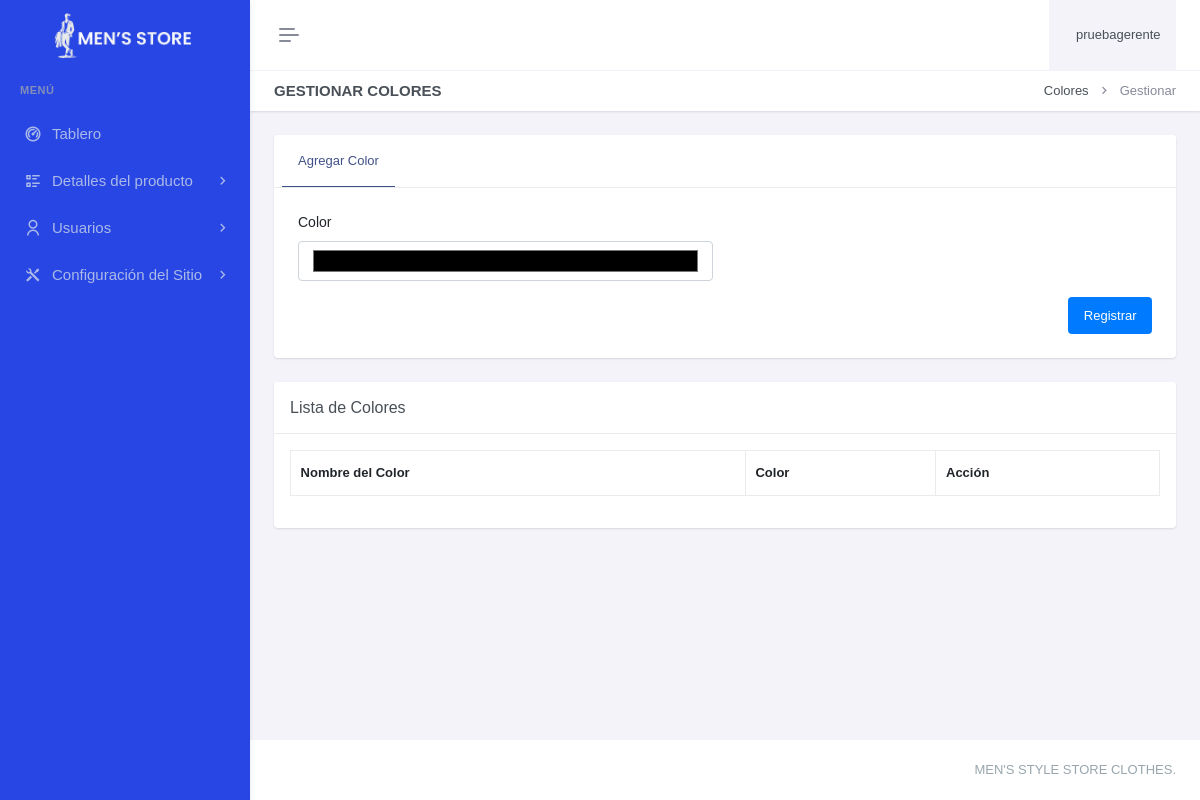
Page /paneladministrador/detallesproducto/color/gestionar-color.php (signed in) on the earlier database version.
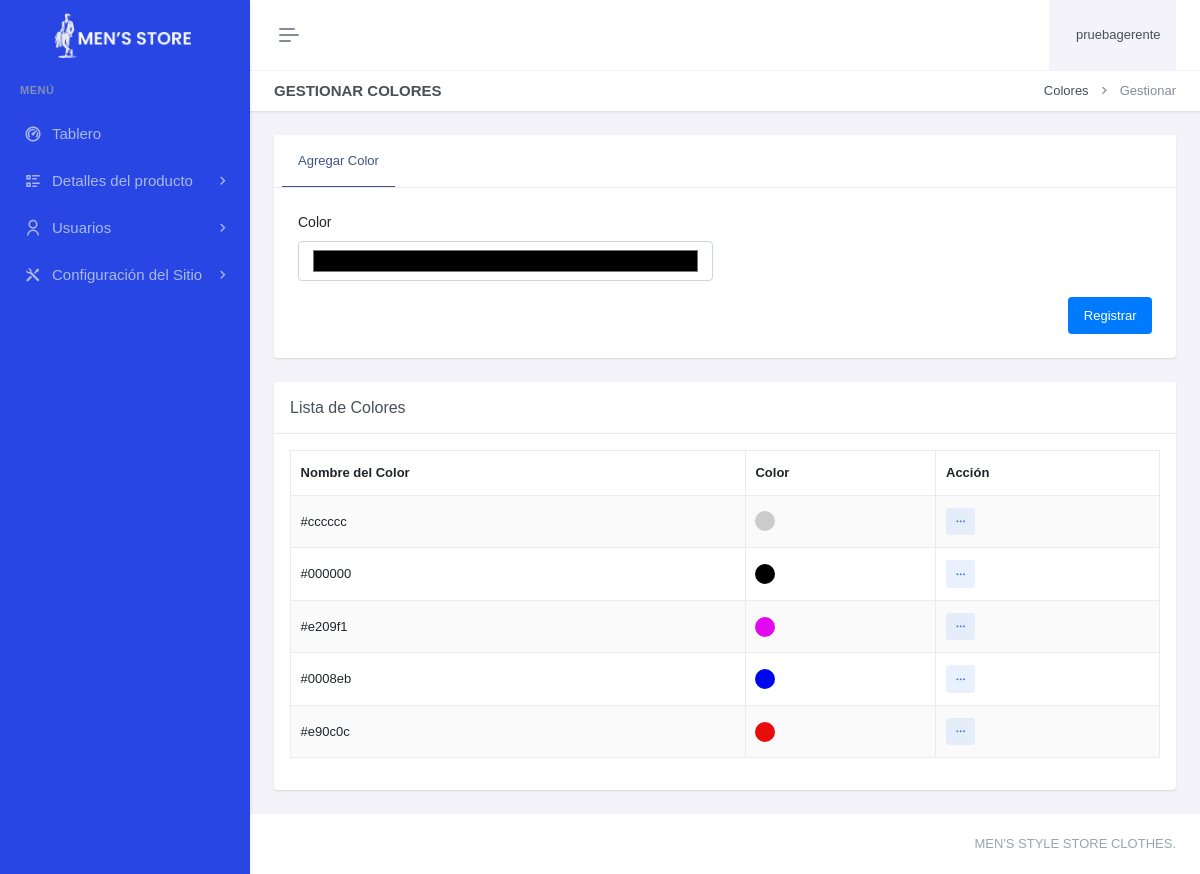
Same page on the later database version.
### tables this page shows
CREATE TABLE `color` (
  `colId` int(11) NOT NULL,
  `colNombre` varchar(30) DEFAULT NULL,
  `colFechaRegis` datetime DEFAULT current_timestamp()
);

### paneladministrador/detallesproducto/color/gestionar-color.php (the view, shortened to what the changed rows need)
<?php
include "../../header.php";
include "../../sidebar.php";
?>
<div class="main-content">
    <div class="page-content">
        <div class="container-fluid">
            <div class="row">
                <div class="col-xxl-9">
                    <div class="card mt-4">
                        <div class="card-body">
                            <table id="example" class="table table-bordered dt-responsive nowrap table-striped align-middle" style="width:100%">
                                <thead>
                                    <tr>
                                        <th>Nombre del Color</th>
                                        <th>Color</th>
                                        <th class="accion-col">Acción</th>
                                    </tr>
                                </thead>
                                <tbody>
                                    <?php
                                    $query = "SELECT * FROM color ORDER BY colId DESC";
                                    $result = mysqli_query($con, $query);
                                    while ($row = mysqli_fetch_assoc($result)) {
                                        echo "<tr>
                                                <td>{$row['colNombre']}</td>
                                                <td><div style='width: 20px; height: 20px; background-color: {$row['colNombre']}; border-radius: 50%;'></div></td>
                                                <td>
                                                    <div class='dropdown d-inline-block'>
                                                        <button class='btn btn-soft-secondary btn-sm dropdown' type='button' data-bs-toggle='dropdown' aria-expanded='false'>
                                                            <i class='ri-more-fill align-middle'></i>
                                                        </button>
                                                        <ul class='dropdown-menu dropdown-menu-end'>
                                                            <li><a href='editarcolor.php?id={$row['colId']}' class='dropdown-item edit-item-btn'><i class='ri-pencil-fill align-bottom me-2 text-muted'></i> Editar</a></li>
                                                            <li>
                                                                <a href='javascript:void(0);' class='dropdown-item remove-item-btn' onclick='confirmDelete({$row['colId']})'>
                                                                    <i class='ri-delete-bin-fill align-bottom me-2 text-muted'></i> Eliminar
                                                                </a>
                                                            </li>
                                                        </ul>
                                                    </div>
                                                </td>
                                            </tr>";
                                    }
                                    ?>
                                </tbody>
                            </table>
                        </div>
                    </div>
                </div>
            </div>
        </div>
    </div>
</div>
<?php
include "../../footer.php";
?>

Differences in the rows shown:
added color: colNombre "#cccccc"
added color: colNombre "#000000"
added color: colNombre "#e209f1"
added color: colNombre "#0008eb"
added color: colNombre "#e90c0c"
